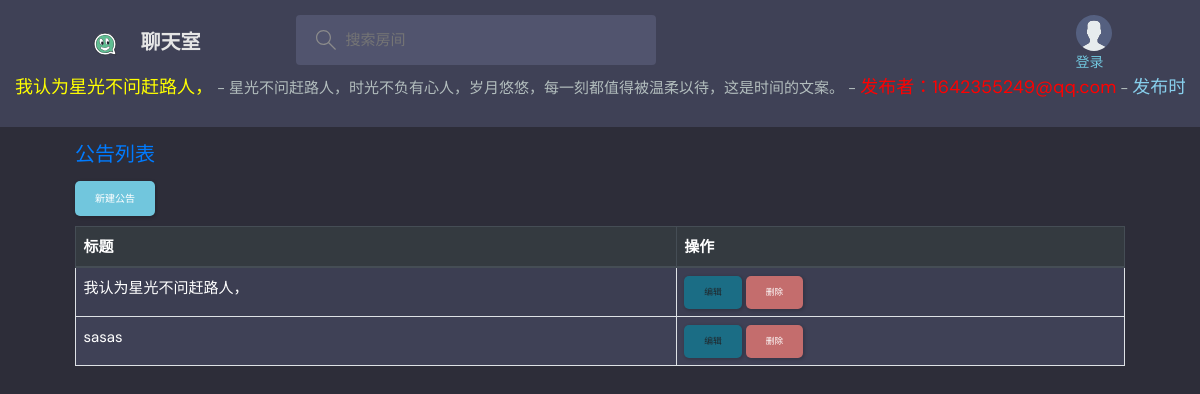
Page /announcements/ on the committed database.
### base/models.py (models this page shows, shortened)
class Announcement(models.Model):
    title = models.CharField(max_length=200, verbose_name='公告标题')  # 公告标题
    content = models.TextField(verbose_name='公告内容')  # 公告内容
    author = models.ForeignKey(User, on_delete=models.CASCADE, verbose_name='公告作者')  # 公告作者
    created_at = models.DateTimeField(auto_now_add=True, verbose_name='创建时间')  # 创建时间
    updated_at = models.DateTimeField(auto_now=True, verbose_name='更新时间')  # 更新时间
    class Meta:
        verbose_name = '公告'
        verbose_name_plural = '公告列表'

### base/views.py (the view)
# urls.py: path('announcements/', views.announcement_list, name='announcement_list'),
def announcement_list(request):
    announcements = Announcement.objects.all()
    return render(request, 'base/announcement_list.html', {'announcements': announcements})

### base/models.py (called while the page is built)
    def __str__(self):
        return self.email  # 返回用户邮箱

### base/templates/base/announcement_list.html (shortened to what this page needs)
{% extends 'main.html' %}
{% block content %}
    <div class="container mt-4">
        <h2 class="mb-4 text-primary">公告列表</h2>
        <a href="{% url 'new_announcement' %}" class="btn btn-success mb-3" style="background: #71C6DD">新建公告</a>
        {% if announcements %}
            <table class="table table-striped table-bordered" style="background-color: #3F4156; color: white">
                <thead class="thead-dark">
                <tr>
                    <th>标题</th>
                    <th>操作</th>
                </tr>
                </thead>
                <tbody>
                {% for announcement in announcements %}
                    <tr>
                        <td>{{ announcement.title }}</td>
                        <td>
                            <a href="{% url 'edit_announcement' announcement.id %}" class="btn btn-warning btn-sm"
                               style="background: #1b6d85">编辑</a>
                            <button class="btn btn-danger btn-sm"
                                    data-toggle="modal"
                                    data-target="#deleteModal"
                                    data-announcement-id="{{ announcement.id }}"
                                    data-announcement-title="{{ announcement.title }}" style="background-color: #c46d6d">
                                删除
                            </button>
                        </td>
                    </tr>
                {% endfor %}
                </tbody>
            </table>
        {% else %}
            <div class="alert alert-info" role="alert">
                当前没有公告。
            </div>
        {% endif %}
    </div>
{% endblock %}

### templates/navbar.html (shortened to what this page needs)
{% load static %}
<header class="header header--loggedIn">
    <div class="container">
        <a href="{% url 'home' %}" class="header__logo">
            <img src="{% static 'images/logo.svg' %}"/>
            <h1>聊天室</h1>
        </a>
        <form class="header__search" method="GET" id="searchQuery" action="{% url 'home' %}">
            <label>
                <input name="q" placeholder="搜索房间" onclick="submitSearch()"/>
            </label>
        </form>
        <nav class="header__menu">
            {% if request.user.is_authenticated %}
            <div class="header__user">
                <a href="{% url 'user-profile' request.user.id %}">
                    <div class="avatar avatar--medium active">
                        <img src="{{ request.user.avatar.url }}"/>
                    </div>
                    <p>{{ request.user.username }}<span>@{{ request.user.username }}</span></p>
                </a>
                <button class="dropdown-button" onclick="toggleDropdown()">
                    <svg version="1.1" xmlns="http://www.w3.org/2000/svg" width="32" height="32" viewBox="0 0 32 32">
                        <title>chevron-down</title>
                        <path d="M16 21l-13-13h-3l16 16 16-16h-3l-13 13z"></path>
                    </svg>
                </button>
            </div>
            <div class="dropdown-menu" id="dropdownMenu" style="display: none;">
                <a href="{% url 'announcement_list' %}" class="dropdown-link">公告</a>
                <a href="{% url 'update-user' %}" class="dropdown-link">个人编辑</a>
                <a href="{% url 'notifications' %}" class="notification-button">通知</a>
                <a href="{% url 'game' %}" class="dropdown-link">娱乐</a>
                {% if request.user.is_staff %}
                <a href="{% url 'admin:index' %}" class="dropdown-link">管理员</a>
                {% endif %}
                <a href="{% url 'logout' %}" class="dropdown-link">退出登录</a>
            </div>
            {% else %}
            <div>
                <a href="{% url 'login' %}">
                    <img src="{% static 'images/avatar.svg' %}"/>
                </a>
                <a href="{% url 'login' %}"><span>登录</span></a>
            </div>
            {% endif %}
        </nav>
    </div>
    <div id="announcements">
        <div class="announcements-content">
            {% for announcement in announcements %}
            <div class="announcement">
                <p>
                    <span style="font-size: large; color: yellow">{{ announcement.title }}</span> -
                    {{ announcement.content }} -
                    <span style="font-size: larger; color: red">发布者：{{ announcement.author }}</span> -
                    <span style="font-size: larger; color: skyblue">发布时间：{{ announcement.created_at }}</span>
                </p>
            </div>
            {% endfor %}
        </div>
    </div>
</header>

### static/styles/style.css (style rules this page uses)
:root { --color-main: #71c6dd; --color-main-light: #e1f6fb; --color-dark: #3f4156; --color-dark-medium: #51546e; --color-dark-light: #696d97; --color-light: #e5e5e5; --color-gray: #8b8b8b; --color-light-gray: #b2bdbd; --color-bg: #2d2d39; --color-success: #5dd693; --color-error: #fc4b0b; }
* { font-family: "DM Sans", -apple-system, BlinkMacSystemFont, "Segoe UI", Roboto, Oxygen, Ubuntu, Cantarell, "Open Sans", "Helvetica Neue", sans-serif; margin: 0; padding: 0; box-sizing: border-box; text-rendering: optimizeLegibility; font-size: inherit; }
html { font-size: 56.25%; }
@media only screen and (min-width: 1200px) { html { font-size: 62.5%; } }
body { line-height: 1.6; font-weight: 400; font-size: 1.5rem; color: var(--color-light-gray); background-color: var(--color-bg); min-height: 100vh; }
img { width: 100%; }
a { display: inline-block; color: var(--color-main); text-decoration: none; }
.container { max-width: 120rem; width: 90%; margin: auto; }
.btn { background-color: transparent; border: none; display: inline-flex; align-items: center; gap: 1rem; cursor: pointer; transition: all ease-in-out 0.3s; padding: 1rem 2rem; border-radius: 5px; box-shadow: 1px 1px 3px 1px rgba(0, 0, 0, 0.15); font-weight: 500; }
.header { padding: 1.5rem; background-color: var(--color-dark); }
.header > .container { display: flex; gap: 9.5rem; }
.header__logo, .header__user { display: flex; gap: 2rem; align-items: center; }
.header__logo > img { height: 3.2rem; width: 3.2rem; }
.header__logo > h1 { font-weight: 700; font-size: 2rem; color: var(--color-light); }
.header__search > label { background-color: var(--color-dark-medium); padding: 1.3rem 1rem; display: flex; align-items: center; gap: 1rem; border-radius: 4px; }
.header__search svg { fill: var(--color-gray); width: 2rem; height: 2rem; margin-left: 1rem; }
.header__search input { width: 30rem; background: transparent; border: none; outline: none; color: var(--color-light); }
.header__menu { margin-left: auto; position: relative; }
.header__menu a { display: flex; gap: 1.5rem; align-items: center; font-weight: 500; text-decoration: none; color: var(--color-gray); }
.header__menu img { height: 3.6rem; }
.header__menu span { color: var(--color-main); font-weight: 500; font-size: 1.4rem; display: block; }

### templates/navbar.html (style rules this page uses)
#announcements { overflow: hidden; white-space: nowrap; }
.announcements-content { display: inline-block; white-space: nowrap; }
.announcement { display: inline-block; margin-right: 20px; }

### rows in the picture
Announcement: title "我认为星光不问赶路人，", content "星光不问赶路人，时光不负有心人，岁月悠悠，每一刻都值得被温柔以待，这是时间的文案。"
Announcement: title "sasas"
